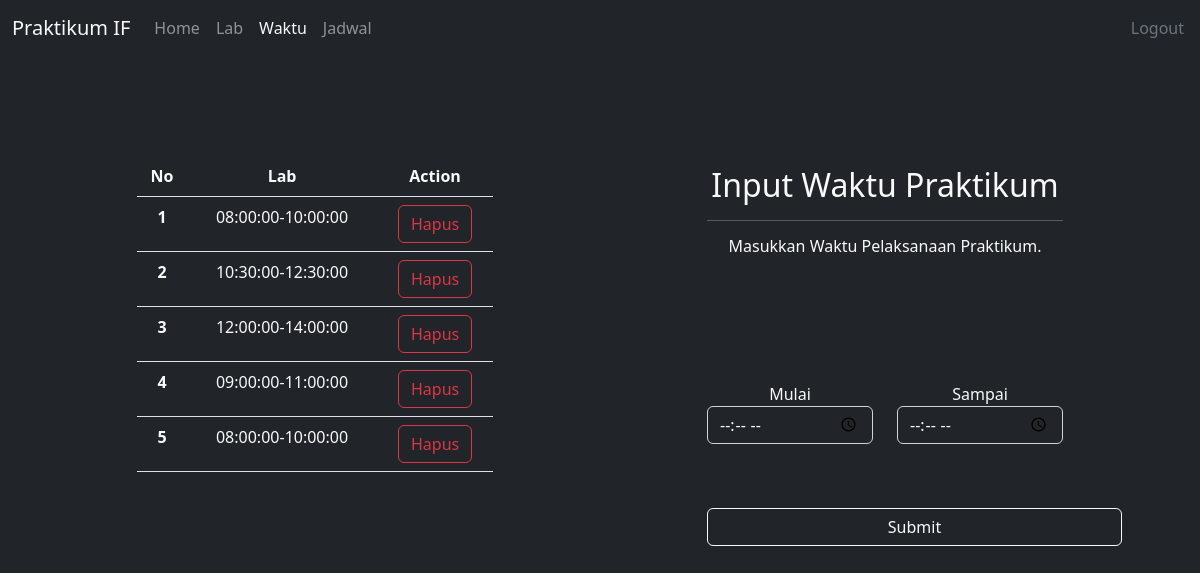
Page /Session/waktuPraktikum.php (signed in) on the committed database.
### tables this page shows
CREATE TABLE `waktu` (
  `id_waktu` int(11) NOT NULL,
  `waktu_mulai` time NOT NULL,
  `waktu_selesai` time NOT NULL
);

### Session/waktuPraktikum.php (the view, shortened to what this page needs)
<!DOCTYPE html>
<html lang="en">
<head>
    <link rel="stylesheet" href="style.css">
    <link href="https://cdn.jsdelivr.net/npm/bootstrap@5.2.2/dist/css/bootstrap.min.css" rel="stylesheet">
</head>
<body class="bg-dark">
    <nav class="navbar navbar-expand-lg bg-dark">
        <div class="container-fluid">
            <a class="navbar-brand text-light" href="#">Praktikum IF</a>
            <div class="collapse navbar-collapse" id="navbarNav">
                <ul class="navbar-nav">
                    <li class="nav-item">
                        <a class="nav-link text-white-50" href="homePage.php">Home</a>
                    </li>
                    <li class="nav-item">
                        <a class="nav-link text-white-50" href="lab.php">Lab</a>
                    </li>
                    <li class="nav-item">
                        <a class="nav-link active text-light" aria-current="page" href="waktuPraktikum.php">Waktu</a>
                    </li>
                    <li class="nav-item">
                        <a class="nav-link text-white-50" href="jadwalPraktikum.php">Jadwal</a>
                    </li>
                </ul>
            </div>
        </div>
        <a href="logout.php" class="nav-link end-10 me-3 text-secondary">Logout</a>
    </nav>
    <div class="container text-center" style="margin-top: 100px;">
        <div class="row justify-content-around">
            <div class="col-4"">
                <table class=" table">
                <thead class="text-light">
                    <tr>
                        <th scope="col">No</th>
                        <th scope="col">Lab</th>
                        <th scope="col">Action</th>
                    </tr>
                </thead>
                <?php
                include('connection.php');
                $sql    = "SELECT * FROM waktu";
                $query    = mysqli_query($connect, $sql);
                $i = 1;
                while ($data = mysqli_fetch_array($query)) {
                ?>
                    <tbody class="text-light">
                        <tr>
                            <th scope="row"><?= $i++; ?></th>
                            <td><?= $data['waktu_mulai']; ?>-<?= $data['waktu_selesai']; ?></td>
                            <td>
                                <a href="waktu_hapus.php?id_waktu=<?= $data['id_waktu']; ?>">
                                    <button class="btn btn-outline-danger">Hapus</button>
                                </a>
                            </td>
                        </tr>
                    </tbody>
                <?php } ?>
                </table>
            </div>
            <div class="col-4" style="margin-top: 10px;">
                <h2 class="text-light">
                    Input Waktu Praktikum
                </h2>
                <hr style="color: white;">
                <h6 class="text-light">
                    Masukkan Waktu Pelaksanaan Praktikum.
                </h6>
                <center style="margin-top: 125px;">
                    <form action="waktu_proses.php" method="post">
                        <div class="row">
                            <div class="col-6">
                                <label for="Mulai" class="text-light">Mulai</label>
                                <div class="mb-3">
                                    <input type="time" class="form-control bg-dark text-light" id="waktu_mulai" name="waktu_mulai">
                                </div>
                            </div>
                            <div class="col-6">
                                <label for="Selesai" class="text-light">Sampai</label>
                                <div class="mb-3">
                                    <input type="time" class="form-control bg-dark text-light" id="waktu_selesai" name="waktu_selesai">
                                </div>
                            </div>
                        </div>
                        <br>
                        <br>
                        <button type="submit" class="btn btn-outline-light" name="tambah_waktu" style="width: 415px;">Submit</button>
                    </form>
                </center>
            </div>
        </div>
</body>
</html>

### rows in the picture
waktu: waktu_mulai "08:00:00", waktu_selesai "10:00:00"
waktu: waktu_mulai "10:30:00", waktu_selesai "12:30:00"
waktu: waktu_mulai "12:00:00", waktu_selesai "14:00:00"
waktu: waktu_mulai "09:00:00", waktu_selesai "11:00:00"
waktu: waktu_mulai "08:00:00", waktu_selesai "10:00:00"
